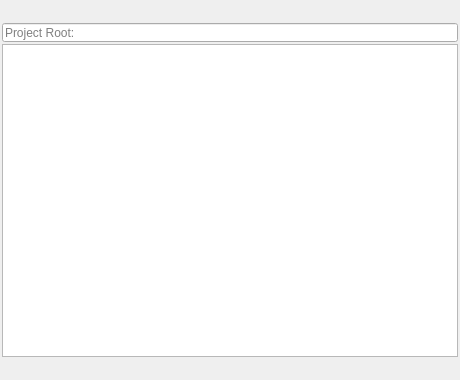
<?xml version="1.0" encoding="UTF-8"?>
<ui version="4.0">
 <class>QtUi</class>
 <widget class="QMainWindow" name="QtUi">
  <property name="enabled">
   <bool>true</bool>
  </property>
  <property name="geometry">
   <rect>
    <x>0</x>
    <y>0</y>
    <width>460</width>
    <height>380</height>
   </rect>
  </property>
  <property name="accessibleDescription">
   <string>Set up a project workspace: choose its root folder and edit its file rules.</string>
  </property>
  <widget class="QWidget" name="central_widget">
   <property name="minimumSize">
    <size>
     <width>420</width>
     <height>380</height>
    </size>
   </property>
   <layout class="QVBoxLayout" name="verticalLayout">
    <property name="spacing">
     <number>2</number>
    </property>
    <property name="leftMargin">
     <number>2</number>
    </property>
    <property name="topMargin">
     <number>2</number>
    </property>
    <property name="rightMargin">
     <number>2</number>
    </property>
    <property name="bottomMargin">
     <number>2</number>
    </property>
    <item>
     <widget class="Header" name="header" native="true">
      <property name="minimumSize">
       <size>
        <width>0</width>
        <height>19</height>
       </size>
      </property>
      <property name="font">
       <font>
        <weight>75</weight>
        <bold>true</bold>
       </font>
      </property>
      <property name="text" stdset="0">
       <string>PROJECT WINDOW</string>
      </property>
     </widget>
    </item>
    <item>
     <widget class="LineEdit" name="txt000">
      <property name="minimumSize">
       <size>
        <width>0</width>
        <height>19</height>
       </size>
      </property>
      <property name="maximumSize">
       <size>
        <width>16777215</width>
        <height>19</height>
       </size>
      </property>
      <property name="toolTip">
       <string>The project root folder. An existing workspace loads its rules; a fresh path shows the active template, and the project is created the moment a rule is edited.

The ▸ buttons browse for the root and open it in the file browser.</string>
      </property>
      <property name="placeholderText">
       <string>Project Root:</string>
      </property>
     </widget>
    </item>
    <item>
     <widget class="TableWidget" name="tbl000">
      <property name="minimumSize">
       <size>
        <width>0</width>
        <height>300</height>
       </size>
      </property>
      <property name="toolTip">
       <string>Project file rules: a rule mapped to a location (project-relative unless absolute). Double-click a location cell to edit — changes save to workspace.mel immediately.

The row icons reset a rule to its template default or remove it; the header menu adds rules and switches Nice Names ↔ File Rules.</string>
      </property>
     </widget>
    </item>
    <item>
     <widget class="Footer" name="footer" native="true">
      <property name="minimumSize">
       <size>
        <width>0</width>
        <height>19</height>
       </size>
      </property>
      <property name="maximumSize">
       <size>
        <width>16777215</width>
        <height>19</height>
       </size>
      </property>
     </widget>
    </item>
   </layout>
  </widget>
 </widget>
 <customwidgets>
  <customwidget>
   <class>Header</class>
   <extends>QWidget</extends>
   <header>uitk.widgets.header</header>
  </customwidget>
  <customwidget>
   <class>Footer</class>
   <extends>QWidget</extends>
   <header>uitk.widgets.footer</header>
  </customwidget>
  <customwidget>
   <class>LineEdit</class>
   <extends>QLineEdit</extends>
   <header>uitk.widgets.lineEdit</header>
  </customwidget>
  <customwidget>
   <class>TableWidget</class>
   <extends>QTableWidget</extends>
   <header>uitk.widgets.tableWidget</header>
  </customwidget>
 </customwidgets>
 <resources/>
 <connections/>
</ui>
